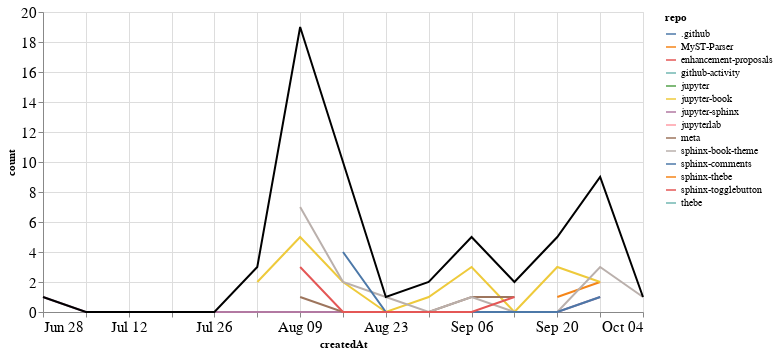

The notebook cell saved with this chart:
### Markdown cell above
## PRs

### Code cell
prs_time = prs.groupby('repo').resample('W', on='createdAt').count()['author'].reset_index()
prs_time = prs_time.rename(columns={'author': 'count'})
prs_time_total = prs_time.groupby('createdAt').agg({"count": "sum"}).reset_index()

ch1 = alt.Chart(prs_time, width=600).mark_line().encode(
    x='createdAt',
    y='count',
    color='repo',
    tooltip="repo"
)

ch2 = alt.Chart(prs_time_total, width=600).mark_line(color="black").encode(
    x='createdAt',
    y='count',
)

ch1 + ch2

### Figure 1 — Vega-Lite specification as saved in the notebook (floating-point values rounded to 4 significant figures)
{"config": {"axisLeft": {"labelFontSize": 15}, "axisBottom": {"labelFontSize": 15}}, "layer": [{"data": {"name": "data-d3099f8e8393e77252a91a06eddefaf4"}, "mark": "line", "encoding": {"color": {"type": "nominal", "field": "repo"}, "tooltip": {"type": "nominal", "field": "repo"}, "x": {"type": "temporal", "field": "createdAt"}, "y": {"type": "quantitative", "field": "count"}}, "width": 600}, {"data": {"name": "data-3ad157425f61a1ec5ae89e9aef35b3b9"}, "mark": {"type": "line", "color": "black"}, "encoding": {"x": {"type": "temporal", "field": "createdAt"}, "y": {"type": "quantitative", "field": "count"}}, "width": 600}], "$schema": "https://vega.github.io/schema/vega-lite/v4.8.1.json", "datasets": {"data-d3099f8e8393e77252a91a06eddefaf4": [{"repo": ".github", "createdAt": "2020-08-02T00:00:00", "count": 1}, {"repo": "MyST-Parser", "createdAt": "2020-09-20T00:00:00", "count": 1}, {"repo": "MyST-Parser", "createdAt": "2020-09-27T00:00:00", "count": 2}, {"repo": "enhancement-proposals", "createdAt": "2020-08-30T00:00:00", "count": 1}, {"repo": "github-activity", "createdAt": "2020-08-09T00:00:00", "count": 2}, {"repo": "jupyter", "createdAt": "2020-09-20T00:00:00", "count": 1}, {"repo": "jupyter-book", "createdAt": "2020-08-02T00:00:00", "count": 2}, {"repo": "jupyter-book", "createdAt": "2020-08-09T00:00:00", "count": 5}, {"repo": "jupyter-book", "createdAt": "2020-08-16T00:00:00", "count": 2}, {"repo": "jupyter-book", "createdAt": "2020-08-23T00:00:00", "count": 0}, {"repo": "jupyter-book", "createdAt": "2020-08-30T00:00:00", "count": 1}, {"repo": "jupyter-book", "createdAt": "2020-09-06T00:00:00", "count": 3}, {"repo": "jupyter-book", "createdAt": "2020-09-13T00:00:00", "count": 0}, {"repo": "jupyter-book", "createdAt": "2020-09-20T00:00:00", "count": 3}, {"repo": "jupyter-book", "createdAt": "2020-09-27T00:00:00", "count": 2}, {"repo": "jupyter-sphinx", "createdAt": "2020-06-28T00:00:00", "count": 1}, {"repo": "jupyter-sphinx", "createdAt": "2020-07-05T00:00:00", "count": 0}, {"repo": "jupyter-sphinx", "createdAt": "2020-07-12T00:00:00", "count": 0}, {"repo": "jupyter-sphinx", "createdAt": "2020-07-19T00:00:00", "count": 0}, {"repo": "jupyter-sphinx", "createdAt": "2020-07-26T00:00:00", "count": 0}, {"repo": "jupyter-sphinx", "createdAt": "2020-08-02T00:00:00", "count": 0}, {"repo": "jupyter-sphinx", "createdAt": "2020-08-09T00:00:00", "count": 0}, {"repo": "jupyter-sphinx", "createdAt": "2020-08-16T00:00:00", "count": 0}, {"repo": "jupyter-sphinx", "createdAt": "2020-08-23T00:00:00", "count": 0}, {"repo": "jupyter-sphinx", "createdAt": "2020-08-30T00:00:00", "count": 0}, {"repo": "jupyter-sphinx", "createdAt": "2020-09-06T00:00:00", "count": 0}, {"repo": "jupyter-sphinx", "createdAt": "2020-09-13T00:00:00", "count": 0}, {"repo": "jupyter-sphinx", "createdAt": "2020-09-20T00:00:00", "count": 0}, {"repo": "jupyter-sphinx", "createdAt": "2020-09-27T00:00:00", "count": 1}, {"repo": "jupyterlab", "createdAt": "2020-08-09T00:00:00", "count": 1}, {"repo": "meta", "createdAt": "2020-08-09T00:00:00", "count": 1}, {"repo": "meta", "createdAt": "2020-08-16T00:00:00", "count": 0}, {"repo": "meta", "createdAt": "2020-08-23T00:00:00", "count": 0}, {"repo": "meta", "createdAt": "2020-08-30T00:00:00", "count": 0}, {"repo": "meta", "createdAt": "2020-09-06T00:00:00", "count": 1}, {"repo": "meta", "createdAt": "2020-09-13T00:00:00", "count": 1}, {"repo": "sphinx-book-theme", "createdAt": "2020-08-09T00:00:00", "count": 7}, {"repo": "sphinx-book-theme", "createdAt": "2020-08-16T00:00:00", "count": 2}, {"repo": "sphinx-book-theme", "createdAt": "2020-08-23T00:00:00", "count": 1}, {"repo": "sphinx-book-theme", "createdAt": "2020-08-30T00:00:00", "count": 0}, {"repo": "sphinx-book-theme", "createdAt": "2020-09-06T00:00:00", "count": 1}, {"repo": "sphinx-book-theme", "createdAt": "2020-09-13T00:00:00", "count": 0}, {"repo": "sphinx-book-theme", "createdAt": "2020-09-20T00:00:00", "count": 0}, {"repo": "sphinx-book-theme", "createdAt": "2020-09-27T00:00:00", "count": 3}, {"repo": "sphinx-book-theme", "createdAt": "2020-10-04T00:00:00", "count": 1}, {"repo": "sphinx-comments", "createdAt": "2020-08-16T00:00:00", "count": 4}, {"repo": "sphinx-comments", "createdAt": "2020-08-23T00:00:00", "count": 0}, {"repo": "sphinx-comments", "createdAt": "2020-08-30T00:00:00", "count": 0}, {"repo": "sphinx-comments", "createdAt": "2020-09-06T00:00:00", "count": 0}, {"repo": "sphinx-comments", "createdAt": "2020-09-13T00:00:00", "count": 0}, {"repo": "sphinx-comments", "createdAt": "2020-09-20T00:00:00", "count": 0}, {"repo": "sphinx-comments", "createdAt": "2020-09-27T00:00:00", "count": 1}, {"repo": "sphinx-thebe", "createdAt": "2020-08-16T00:00:00", "count": 1}, {"repo": "sphinx-togglebutton", "createdAt": "2020-08-09T00:00:00", "count": 3}, {"repo": "sphinx-togglebutton", "createdAt": "2020-08-16T00:00:00", "count": 0}, {"repo": "sphinx-togglebutton", "createdAt": "2020-08-23T00:00:00", "count": 0}, {"repo": "sphinx-togglebutton", "createdAt": "2020-08-30T00:00:00", "count": 0}, {"repo": "sphinx-togglebutton", "createdAt": "2020-09-06T00:00:00", "count": 0}, {"repo": "sphinx-togglebutton", "createdAt": "2020-09-13T00:00:00", "count": 1}, {"repo": "thebe", "createdAt": "2020-08-16T00:00:00", "count": 1}], "data-3ad157425f61a1ec5ae89e9aef35b3b9": [{"createdAt": "2020-06-28T00:00:00", "count": 1}, {"createdAt": "2020-07-05T00:00:00", "count": 0}, {"createdAt": "2020-07-12T00:00:00", "count": 0}, {"createdAt": "2020-07-19T00:00:00", "count": 0}, {"createdAt": "2020-07-26T00:00:00", "count": 0}, {"createdAt": "2020-08-02T00:00:00", "count": 3}, {"createdAt": "2020-08-09T00:00:00", "count": 19}, {"createdAt": "2020-08-16T00:00:00", "count": 10}, {"createdAt": "2020-08-23T00:00:00", "count": 1}, {"createdAt": "2020-08-30T00:00:00", "count": 2}, {"createdAt": "2020-09-06T00:00:00", "count": 5}, {"createdAt": "2020-09-13T00:00:00", "count": 2}, {"createdAt": "2020-09-20T00:00:00", "count": 5}, {"createdAt": "2020-09-27T00:00:00", "count": 9}, {"createdAt": "2020-10-04T00:00:00", "count": 1}]}}
